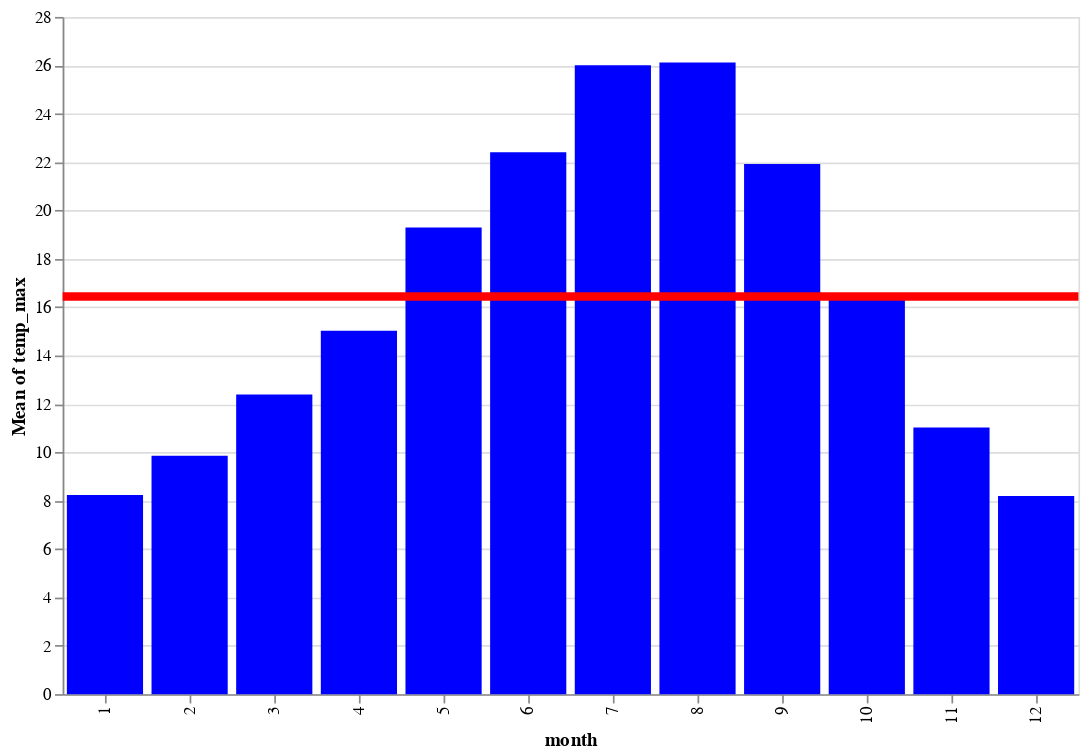

Notebook source saved alongside this figure:
### Code cell
brush = alt.selection(type= 'interval', encodings = ['x'])

bars = alt.Chart(height = 400, width = 600) \
        .mark_bar(color = 'blue') \
        .encode(x = 'month:O',
               y = 'mean(temp_max):Q',
               opacity = alt.condition(brush,
                                      alt.OpacityValue(1),
                                      alt.OpacityValue(0.5))) \
        .add_selection(brush)

line = alt.Chart() \
        .mark_rule(color = 'red') \
        .encode(y = 'mean(temp_max):Q',
               size = alt.SizeValue(5))  \
        .transform_filter(brush)

alt.layer(bars, line, data = weather_data)

### Figure 1 — Vega-Lite specification as saved in the notebook (floating-point values rounded to 4 significant figures; data arrays with more than 128 entries replaced by an {"elided": "..."} marker saying what was removed)
{"$schema": "https://vega.github.io/schema/vega-lite/v4.8.1.json", "config": {"view": {"continuousHeight": 300, "continuousWidth": 400}}, "data": {"name": "data-34c913c2ef68cd4023ca26de0be7dcb4"}, "datasets": {"data-34c913c2ef68cd4023ca26de0be7dcb4": {"elided": "1461 records"}}, "layer": [{"encoding": {"opacity": {"condition": {"selection": "selector008", "value": 1}, "value": 0.5}, "x": {"field": "month", "type": "ordinal"}, "y": {"aggregate": "mean", "field": "temp_max", "type": "quantitative"}}, "height": 400, "mark": {"color": "blue", "type": "bar"}, "selection": {"selector008": {"encodings": ["x"], "type": "interval"}}, "width": 600}, {"encoding": {"size": {"value": 5}, "y": {"aggregate": "mean", "field": "temp_max", "type": "quantitative"}}, "mark": {"color": "red", "type": "rule"}, "transform": [{"filter": {"selection": "selector008"}}]}]}
